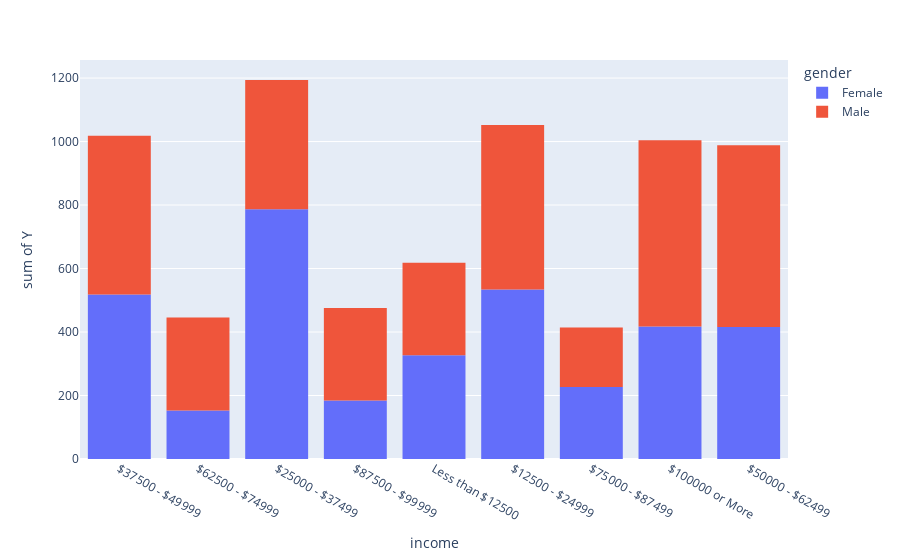

Here is the notebook cell this chart was saved with:
### Code cell
px.histogram(df, x = 'income', y = 'Y', color = "gender"  )

### Figure 1 — Plotly figure (JSON) as saved in the notebook; plotly's stock layout.template omitted (floating-point values rounded to 4 significant figures; data arrays with more than 128 entries replaced by an {"elided": "..."} marker saying what was removed)
{"data": [{"alignmentgroup": "True", "bingroup": "x", "histfunc": "sum", "hovertemplate": "gender=Female<br>income=%{x}<br>sum of Y=%{y}<extra></extra>", "legendgroup": "Female", "marker": {"color": "#636efa", "pattern": {"shape": ""}}, "name": "Female", "offsetgroup": "Female", "orientation": "v", "showlegend": true, "type": "histogram", "x": {"elided": "6511 str values"}, "xaxis": "x", "y": {"elided": "6511 int values"}, "yaxis": "y"}, {"alignmentgroup": "True", "bingroup": "x", "histfunc": "sum", "hovertemplate": "gender=Male<br>income=%{x}<br>sum of Y=%{y}<extra></extra>", "legendgroup": "Male", "marker": {"color": "#EF553B", "pattern": {"shape": ""}}, "name": "Male", "offsetgroup": "Male", "orientation": "v", "showlegend": true, "type": "histogram", "x": {"elided": "6173 str values"}, "xaxis": "x", "y": {"elided": "6173 int values"}, "yaxis": "y"}], "layout": {"barmode": "relative", "legend": {"title": {"text": "gender"}, "tracegroupgap": 0}, "margin": {"t": 60}, "xaxis": {"anchor": "y", "domain": [0, 1], "title": {"text": "income"}}, "yaxis": {"anchor": "x", "domain": [0, 1], "title": {"text": "sum of Y"}}}}
